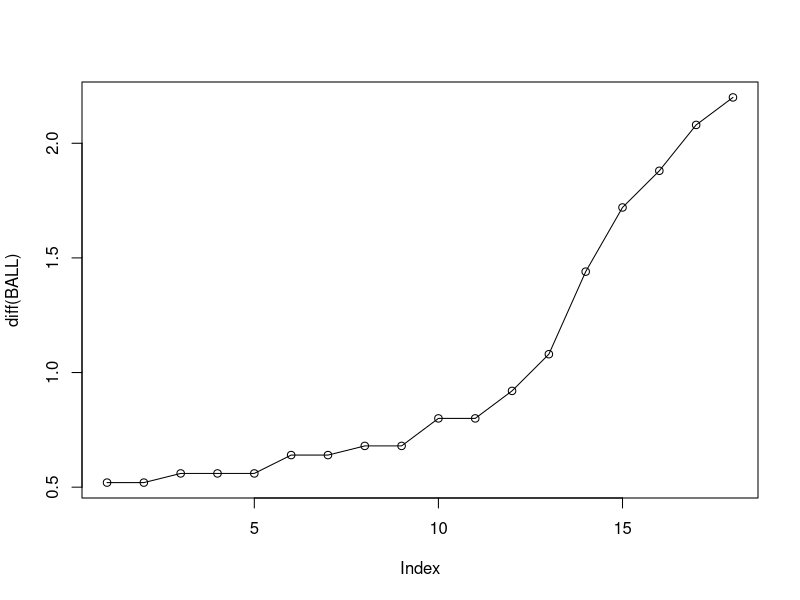
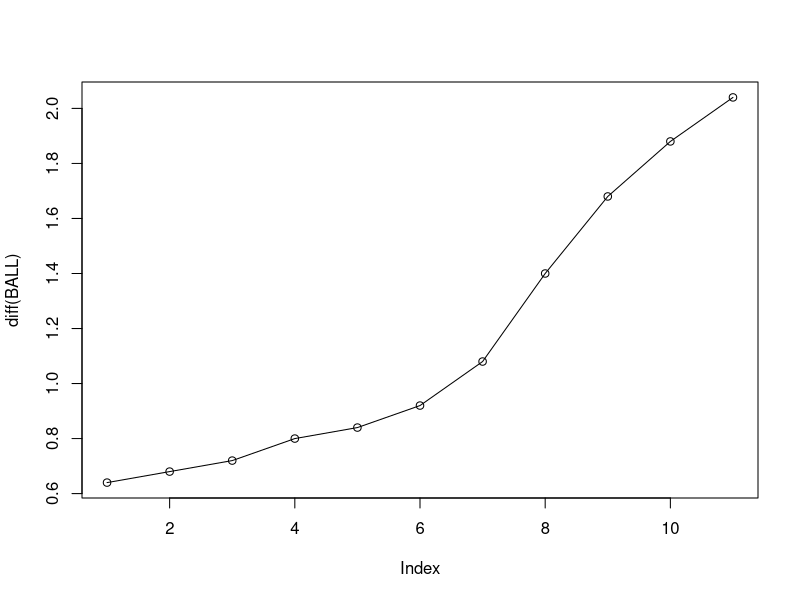
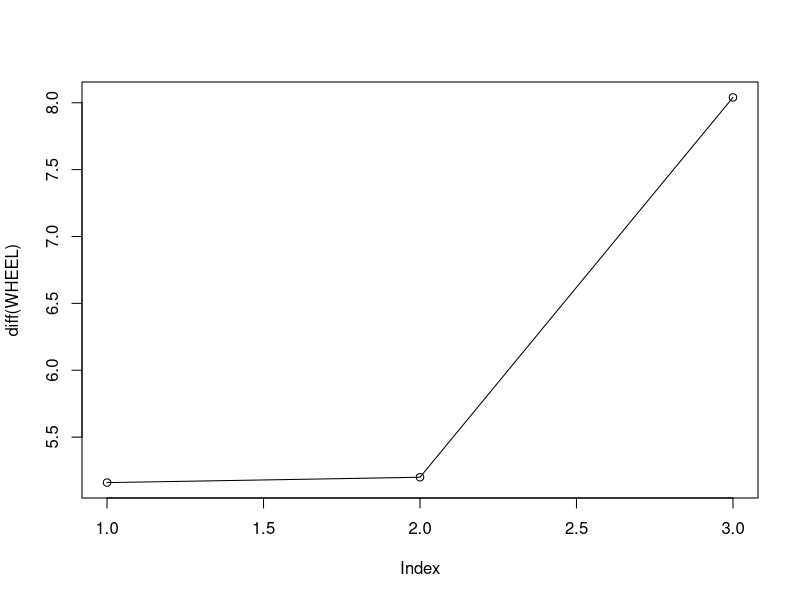
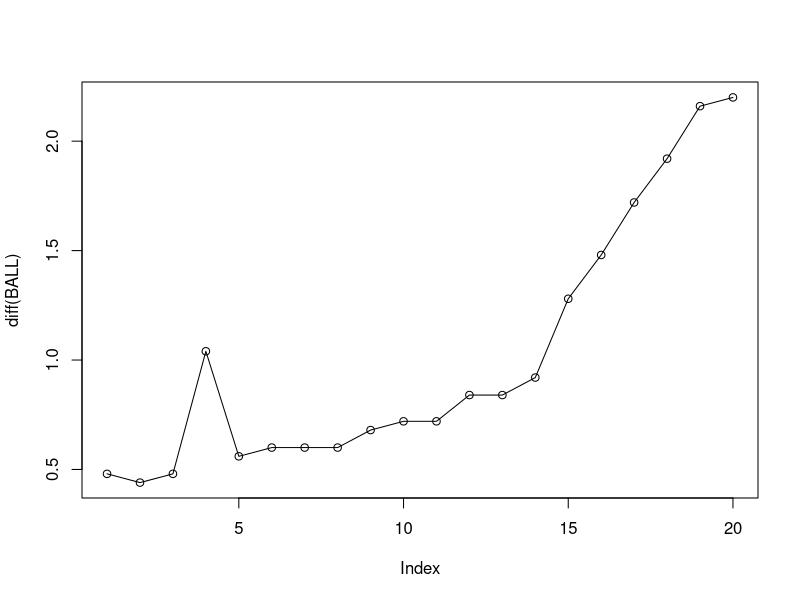
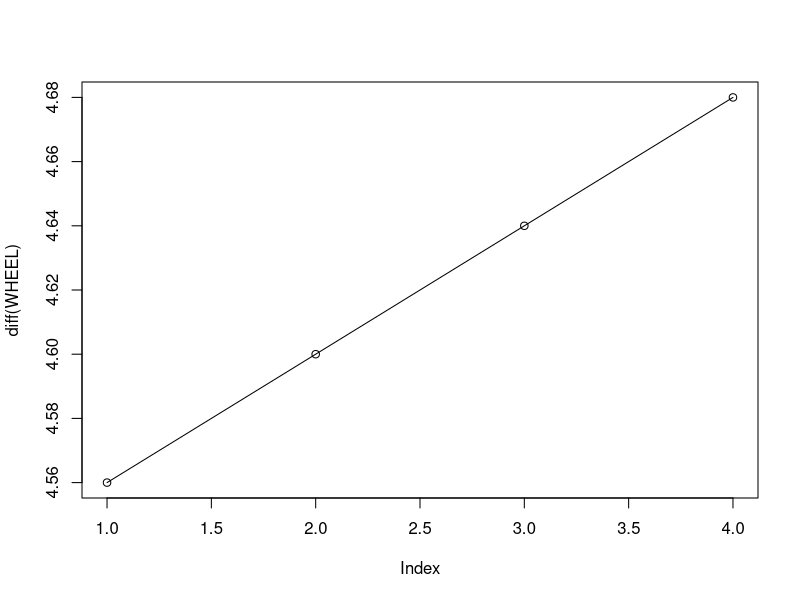
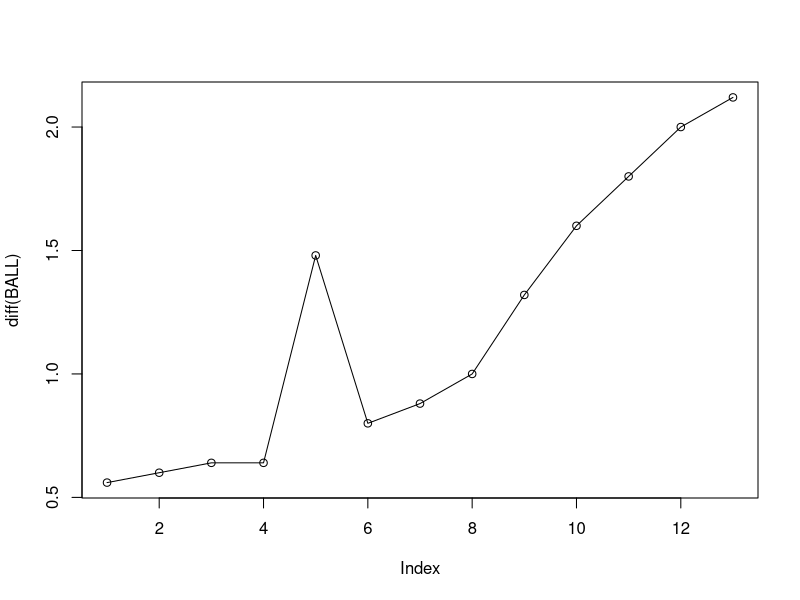
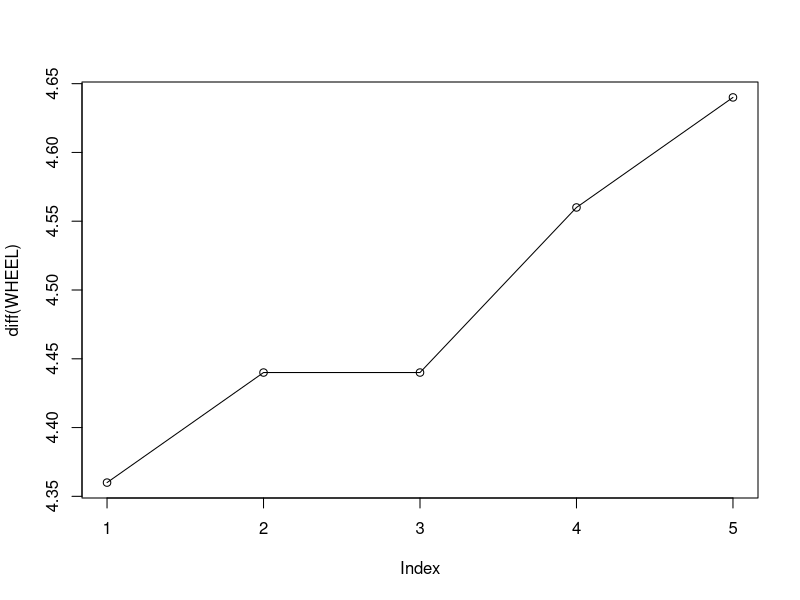
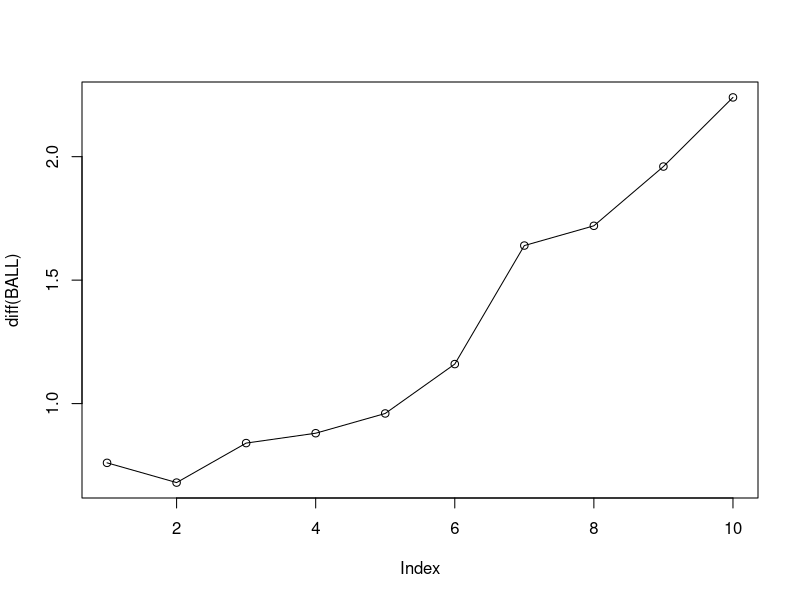

Recreate these plots in R, in order.

# experiment 1
BALL = c(0.68, 1.20, 1.72, 2.28, 2.84, 3.40, 4.04, 4.68, 5.36, 6.04, 6.84, 7.64, 8.56, 9.64, 11.08, 12.80, 14.68, 16.76, 18.96)
plot(diff(BALL), type='o')

real_BALL_1 = c(01.049, 01.700, 02.400, 03.133, 03.916, 04.733, 05.649, 06.349, 08.266, 09.816, 11.683, 13.733)
real_BALL_2 = c(01.200, 02.133, 03.200, 04.633, 06.349, 08.249, 10.366)
real_BALL_3 = c(00.966, 01.816, 02.833, 04.066, 05.666, 07.449, 09.416, 11.633)
real_BALL_4 = c(01.349, 01.883, 02.466, 03.049, 03.666, 04.333, 05.016, 05.733, 06.533, 07.366, 08.266, 09.400, 10.833, 12.533, 14.400, 16.466)
real_BALL_5 = c(01.200, 01.716, 02.233, 02.816, 03.416, 04.016, 04.649, 05.383, 06.066, 06.833, 07.649, 08.566, 09.683, 11.066, 12.700, 14.549, 16.583, 18.683) # ca tape le diamond. quasiment un tour complet.
real_BALL_6 = c(00.666, 01.166, 01.700, 02.233, 02.800, 03.383, 03.999, 04.666, 05.333, 06.033, 06.800, 07.633, 08.566, 09.649, 11.066, 12.766, 14.649, 16.733, 19.049)
real_BALL_7 = c(01.783, 02.383, 02.983, 03.583, 04.300, 04.983, 05.749, 06.566, 07.433, 08.416, 09.733, 11.283, 13.016, 14.983, 17.149, 19.200)
real_BALL_8 = c(01.616, 02.216, 02.833, 03.533, 04.216, 04.966, 05.766, 06.666, 07.649, 08.933, 10.500, 12.349, 14.266, 16.466)
real_BALL_9 = c(00.800, 01.200, 01.633, 02.100, 02.533, 03.016, 03.466, 03.999, 04.566, 05.133, 05.700, 06.300, 06.933, 07.600, 08.316, 09.033, 09.833, 10.733, 11.716, 12.949, 14.500, 16.300, 18.200, 20.416)
real_BALL_10 = c(01.333, 01.800, 02.249, 02.749, 03.249, 03.783, 04.349, 04.949, 05.549, 06.183, 06.833, 07.549, 08.249, 09.083, 09.983, 10.916, 12.133, 13.600, 15.333, 17.249, 19.416, 21.683)
real_BALL_11 = c(00.616, 01.166, 01.783, 02.416, 03.100, 03.800, 04.533, 05.349, 06.216, 07.233, 08.549, 10.149, 11.916, 13.933, 15.966)
real_BALL_12 = c(00.600, 01.316, 02.033, 02.849, 03.733, 04.716, 05.900, 07.483, 09.216, 11.200, 13.400)
real_BALL_13 = c(02.616, 03.249, 03.916, 04.600, 05.333, 06.116, 06.949, 07.916, 09.049, 10.483, 12.166, 14.100, 16.200)
real_BALL_14 = c(00.800, 01.349, 01.949, 02.566, 03.233, 03.883, 04.666, 05.433, 06.316, 07.266, 08.466, 09.983, 11.716, 13.616, 15.783, 18.083)
real_BALL_15 = c(01.183, 01.700, 02.249, 02.833, 03.416, 04.033, 04.666, 05.383, 06.083, 06.883, 07.716, 08.666, 09.816, 11.233, 12.900, 14.783, 16.900)
real_BALL_16 = c(01.316, 01.900, 02.483, 03.100, 03.733, 04.433, 05.116, 05.866, 06.649, 07.500, 08.449, 09.649, 11.100, 12.833, 14.766, 16.866)
real_BALL_17 = c(01.100, 01.766, 02.433, 03.116, 03.866, 04.666, 05.549, 06.583, 07.849, 09.483, 11.366, 13.400)
real_BALL_18 = c(00.683, 01.183, 01.683, 02.233, 02.800, 03.383, 03.983, 04.616, 05.300, 06.033, 06.800, 07.600, 08.449, 09.466, 10.766, 12.366, 14.166, 16.200, 18.383)
real_BALL_19 = c(00.833, 01.266, 01.700, 02.133, 02.633, 03.100, 03.600, 04.149, 04.683, 05.249, 05.849, 06.466, 07.116, 07.800, 08.483, 09.266, 10.049, 10.966, 11.983, 13.266, 14.866, 16.666, 18.666, 20.816)
real_BALL_20 = c(00.683, 01.066, 01.516, 01.983, 02.500, 02.999, 03.500, 04.066, 04.633, 05.233, 05.849, 06.483, 07.183, 07.883, 08.649, 09.449, 10.366, 11.366, 12.649, 14.233, 16.016, 17.983, 20.100)
real_BALL_21 = c(00.783, 01.333, 01.949, 02.583, 03.233, 03.900, 04.649, 05.449, 06.266, 07.200, 08.266, 09.716, 11.400, 13.233, 15.316, 18.16) # 18.16 is for compatibility. The ball is off the track but passes the landmark.
real_BALL_22 = c(01.633, 02.183, 02.800, 03.416, 04.066, 04.783, 05.549, 06.333, 07.233, 08.233, 09.466, 11.033, 12.833, 14.766, 16.966)
real_BALL_23 = c(01.666, 02.183, 02.716, 03.283, 03.933, 04.516, 05.183, 05.849, 06.583, 07.400, 08.233, 09.183, 10.266, 11.766, 13.433, 15.333, 17.449)
real_BALL_24 = c(00.649, 01.133, 01.616, 02.083, 02.616, 03.133, 03.666, 04.233, 04.849, 05.466, 06.133, 06.833, 07.583, 08.333, 09.216, 10.200, 11.383, 12.866, 14.600, 16.483, 18.633)
real_BALL_25 = c(00.816, 01.283, 01.833, 02.366, 02.900, 03.466, 04.066, 04.700, 05.383, 06.066, 06.833, 07.633, 08.483, 09.533, 10.783, 12.416, 14.183, 16.149, 18.266)
real_BALL_26 = c(00.833, 01.383, 01.916, 02.516, 03.116, 03.783, 04.433, 05.166, 05.866, 06.683, 07.566, 08.566, 09.800, 11.400, 13.133, 15.183, 17.316)
real_BALL_27 = c(01.066, 01.666, 02.283, 02.916, 03.516, 04.233, 05.016, 05.816, 06.783, 07.849, 09.333, 11.033, 12.933, 15.283)

# ==> 1.mp4.txt <==
BALL = c(1.08, 1.72, 2.4, 3.12, 3.92, 4.76, 5.68, 6.76, 8.16, 9.84, 11.72, 13.76)
WHEEL = c(3.28, 8.44, 13.64, 21.68)
plot(diff(BALL), type='o')
plot(diff(WHEEL), type='o')


# ==> 10.mp4.txt <==
BALL = c(1.36, 1.84, 2.28, 2.76, 3.8, 4.36, 4.96, 5.56, 6.16, 6.84, 7.56, 8.28, 9.12, 9.96, 10.88, 12.16, 13.64, 15.36, 17.28, 19.44, 21.64)
WHEEL = c(4.2, 8.76, 13.36, 18., 22.68)
plot(diff(BALL), type='o')
plot(diff(WHEEL), type='o')


# ==> 11.mp4.txt <==
BALL = c(0.64, 1.2, 1.8, 2.44, 3.08, 4.56, 5.36, 6.24, 7.24, 8.56, 10.16, 11.96, 13.96, 16.08)
WHEEL = c(0.12, 4.48, 8.92, 13.36, 17.92, 22.56)
plot(diff(BALL), type='o')
plot(diff(WHEEL), type='o')


# ==> 12.mp4.txt <==
BALL = c(0.6, 1.36, 2.04, 2.88, 3.76, 4.72, 5.88, 7.52, 9.24, 11.2, 13.44)
WHEEL = c(0.4, 5.2, 9.96, 14.84, 19.76, 24.8 )
plot(diff(BALL), type='o')
plot(diff(WHEEL), type='o')


# ==> 13.mp4.txt <==
BALL = c(2.64, 3.24, 3.96, 4.6, 5.36, 6.16, 6.96, 7.88, 9.04, 10.48, 12.2, 14.08, 16.24)
WHEEL = c(0.64, 5.16, 9.72, 14.28, 18.92, 23.6 )
plot(diff(BALL), type='o')
plot(diff(WHEEL), type='o')


# ==> 14.mp4.txt <==
BALL = c(0.76, 1.36, 1.96, 2.56, 3.92, 4.68, 5.44, 6.32, 7.28, 8.48, 10., 11.76, 13.64, 15.8, 18.04)
WHEEL = c(2.16, 6.88, 11.56, 16.4, 21.2 )
plot(diff(BALL), type='o')
plot(diff(WHEEL), type='o')


# ==> 15.mp4.txt <==
BALL = c(1.2, 1.72, 2.28, 2.84, 3.44, 4.04, 4.68, 5.4, 6.12, 6.92,  7.72, 8.68, 9.84, 11.28, 12.96, 14.84, 16.92)
WHEEL = c(2.16, 6.24, 10.4, 14.6, 18.8, 23.12)
plot(diff(BALL), type='o')
plot(diff(WHEEL), type='o')


# ==> 16.mp4.txt <==
BALL = c(1.36, 1.92, 2.48, 3.12, 3.76, 4.4, 5.12, 5.84, 6.68, 7.52,  8.48, 9.68, 11.2, 12.88, 14.84, 16.92)
WHEEL = c(1., 5.68, 10.36, 15.16, 20.04)
plot(diff(BALL), type='o')
plot(diff(WHEEL), type='o')


# ==> 17.mp4.txt <==
BALL = c(1.12, 1.8, 2.44, 3.12, 3.88, 4.68, 5.56, 6.6, 7.92, 9.56,  11.36, 13.04, 13.44)
WHEEL = c(3.36, 8.16, 13., 17.96, 22.92)
plot(diff(BALL), type='o')
plot(diff(WHEEL), type='o')


# ==> 18.mp4.txt <==
BALL = c(0.72, 1.2, 1.72, 2.24, 2.8, 3.4, 4., 4.64, 5.32, 6.08,  6.8, 7.64, 8.48, 9.48, 10.76, 12.4, 14.2, 16.24, 18.44)
WHEEL = c(2.72, 7.64, 12.56, 17.64, 22.68)
plot(diff(BALL), type='o')
plot(diff(WHEEL), type='o')


# ==> 19.mp4.txt <==
BALL = c(1.28, 1.72, 2.16, 3.12, 3.64, 4.12, 4.68, 5.28, 5.96, 6.48,  7.12, 7.84, 8.52, 9.28, 10.08, 10.96, 12., 13.28, 14.92, 16.72,  18.72, 20.88)
WHEEL = c(3.48, 8.36, 13.32, 18.32, 23.44)
plot(diff(BALL), type='o')
plot(diff(WHEEL), type='o')


# ==> 2.mp4.txt <==
BALL = c(0.56, 1.2, 2.12, 3.24, 3.88, 4.64, 5.76, 6.36, 7., 8.24,  8.84, 10.36, 10.84, 11.64, 13.76, 14.44)
WHEEL = c(0.08, 5.48, 11.08)
plot(diff(BALL), type='o')
plot(diff(WHEEL), type='o')


# ==> 20.mp4.txt <==
BALL = c(0.64, 1.08, 1.56, 2.48, 3.52, 4.08, 4.68, 5.28, 5.88, 6.52,  7.2, 7.92, 8.68, 9.48, 10.36, 11.36, 12.68, 14.28, 16.04, 18.04,  20.24)
WHEEL = c(3.16, 7.88, 12.72, 17.52, 22.52)
plot(diff(BALL), type='o')
plot(diff(WHEEL), type='o')


# ==> 21.mp4.txt <==
BALL = c(0.8, 1.36, 1.96, 2.56, 3.28, 3.92, 4.68, 5.48, 6.28, 7.24,  8.28, 9.68, 11.44, 13.28, 15.36, 18.08)
WHEEL = c(3.8, 8.28, 12.8, 17.4, 22.04)
plot(diff(BALL), type='o')
plot(diff(WHEEL), type='o')


# ==> 22.mp4.txt <==
BALL = c(2.84, 3.44, 4.08, 4.8, 5.56, 6.36, 7.28, 8.24, 9.48, 11.08,  12.84, 14.8, 17.04)
WHEEL = c(3.68, 7.96, 12.28, 16.64, 21.08)
plot(diff(BALL), type='o')
plot(diff(WHEEL), type='o')


# ==> 23.mp4.txt <==
BALL = c(1.68, 2.2, 2.76, 3.32, 3.92, 4.52, 5.2, 5.88, 6.6, 7.44,  8.28, 9.2, 10.32, 11.76, 13.48, 15.36, 17.48)
WHEEL = c(4.32, 8.88, 13.4, 18.08, 22.8 )
plot(diff(BALL), type='o')
plot(diff(WHEEL), type='o')


# ==> 24.mp4.txt <==
BALL = c(0.68, 1.12, 1.64, 2.64, 3.68, 4.28, 4.88, 5.48, 6.12, 6.88,  7.56, 8.36, 9.24, 10.24, 11.36, 12.88, 14.6, 16.52, 18.68)
WHEEL = c(0.84, 4.96, 9.08, 13.32, 17.52, 21.88)
plot(diff(BALL), type='o')
plot(diff(WHEEL), type='o')


# ==> 25.mp4.txt <==
BALL = c(0.84, 1.32, 2.4, 2.92, 3.48, 4.08, 4.72, 5.4, 6.08, 6.84,  7.64, 8.52, 9.52, 10.8, 12.44, 14.16, 16.16, 18.32)
WHEEL = c(3.48, 8.2, 13., 17.84, 22.8 )
plot(diff(BALL), type='o')
plot(diff(WHEEL), type='o')


# ==> 26.mp4.txt <==
BALL = c(0.84, 1.4, 1.96, 2.52, 3.12, 3.76, 4.48, 5.2, 5.88, 6.68,  7.56, 8.56, 9.84, 11.44, 13.24, 15.16, 17.36)
WHEEL = c(3.64, 8.68, 13.76, 19.08, 24.4 )
plot(diff(BALL), type='o')
plot(diff(WHEEL), type='o')


# ==> 27.mp4.txt <==
BALL = c(1.08, 1.68, 2.28, 2.92, 4.24, 5.04, 5.6, 5.84, 6.76, 7.48,  7.88, 9.36, 9.84, 10.48, 11.08, 13.04, 15.32)
WHEEL = c(0.6, 5.24, 10.04, 15.16, 20.12)
plot(diff(BALL), type='o')
plot(diff(WHEEL), type='o')


# ==> 3.mp4.txt <==
BALL = c(0.96, 1.84, 2.84, 4.08, 5.68, 7.48, 9.44, 11.64)
WHEEL = c(4.4, 9.44, 14.64)
plot(diff(BALL), type='o')
plot(diff(WHEEL), type='o')


# ==> 4.mp4.txt <==
BALL = c(0.88, 1.36, 1.88, 2.48, 3.08, 3.68, 4.36, 5.04, 5.76, 6.56,  7.36, 8.28, 9.4, 10.84, 12.16, 12.52, 14.44, 15.04, 16.48, 16.88,  17.16, 18., 19.12, 19.84)
WHEEL = c(2.72, 7.48, 12.12, 17.32)
plot(diff(BALL), type='o')
plot(diff(WHEEL), type='o')


# ==> 5.mp4.txt <==
BALL = c(0.16, 1.2, 2.24, 2.8, 4.04, 4.68, 5.32, 6.08, 6.8, 7.64,  8.04, 8.6, 9.68, 11.08, 12.68, 13.8, 14.52, 16.16, 16.6, 18.88, 21.)
WHEEL = c(4.52, 9.16, 13.96, 18.76)
plot(diff(BALL), type='o')
plot(diff(WHEEL), type='o')


# ==> 6.mp4.txt <==
BALL = c(0.48, 0.68, 1.2, 1.72, 2.28, 2.84, 3.4, 4.04, 4.68, 5.36,  6.04, 6.84, 7.64, 7.96, 8.56, 9.68, 10.24, 11.08, 12., 12.8,  14.68, 16.76, 19.12, 19.76, 21.48)
WHEEL = c(2.96, 7.56, 12.2, 16.88, 21.68)
plot(diff(BALL), type='o')
plot(diff(WHEEL), type='o')


# ==> 7.mp4.txt <==
BALL = c(1.8, 2.4, 3., 3.6, 4.28, 5., 5.76, 6.56, 7.44, 8.44, 9.,  9.72, 11.28, 12., 13.04, 13.84, 14.44, 15., 16.88, 17.2, 17.6,  18.76, 19.24, 20.76)
WHEEL = c(4.4, 9.2, 14., 18.96)
plot(diff(BALL), type='o')
plot(diff(WHEEL), type='o')


# ==> 8.mp4.txt <==
BALL = c(1.64, 2.24, 2.84, 4.2, 5.76, 6.64, 7.68, 8.96, 10.52, 12.36, 14.28, 16.52)
WHEEL = c(1.72, 6.08, 10.52, 15.08, 19.64, 24.24)
plot(diff(BALL), type='o')
plot(diff(WHEEL), type='o')


# ==> 9.mp4.txt <==
BALL = c(1.24, 2.56, 3.48, 4.6, 5.16, 5.68, 6.28, 7.6, 9.04, 9.84,  10.76, 11.68, 13., 14.52, 16.28, 18.2, 20.4 )
WHEEL = c(2.8, 7., 11.36, 15.72, 20.12, 24.64)
plot(diff(BALL), type='o')
plot(diff(WHEEL), type='o')



plot(c( 1.8,  2.4,  3.,   3.6,  4.28, 5.,   5.76, 6.6,  7.48, 8.44, 9.72, 11.28, 13.04, 15.,  17.2, 19.24))
